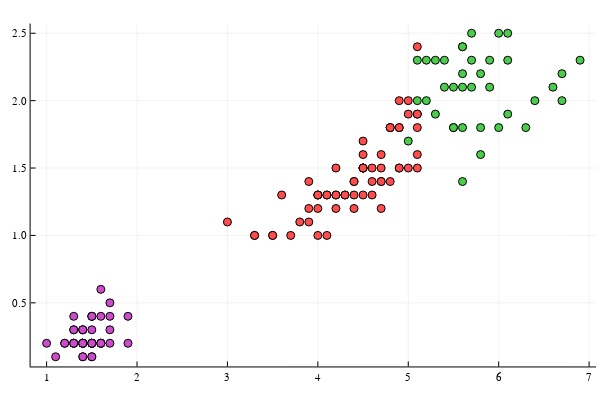

This figure's notebook cell:
### Markdown cell above
### Plot with the point color mapped to the assigned cluster index

### Code cell
Plots.scatter(iris.PetalLength, iris.PetalWidth, marker_z=result.assignments,
        color=:lightrainbow, legend=false)
